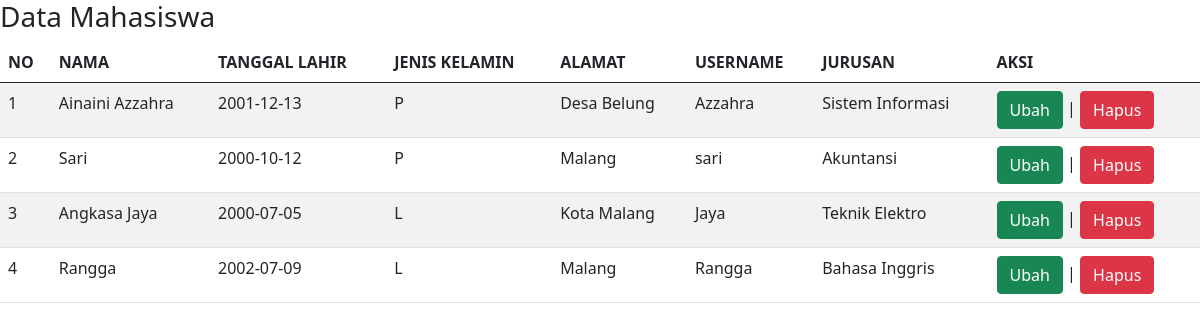
Screenshot of /tampil_mahasiswa.php with the database file from the repository.
### tables this page shows
CREATE TABLE `mahasiswa` (
  `id_mhs` int(11) NOT NULL,
  `nama` varchar(100) NOT NULL,
  `tanggal_lahir` date NOT NULL,
  `jenis_kelamin` enum('L','P') NOT NULL,
  `alamat` text NOT NULL,
  `username` varchar(255) DEFAULT NULL,
  `password` varchar(255) DEFAULT NULL,
  `id_jurusan` int(11) NOT NULL
);

CREATE TABLE `jurusan` (
  `id_jurusan` int(11) NOT NULL,
  `nama_jurusan` varchar(20) NOT NULL,
  `angkatan` int(20) NOT NULL
);

### tampil_mahasiswa.php (the view, shortened to what this page needs)
<!DOCTYPE html>
<html>
<head>
	<link href="https://cdn.jsdelivr.net/npm/bootstrap@5.0.2/dist/css/bootstrap.min.css" rel="stylesheet">
</head>
<body>
    <h3>Data Mahasiswa</h3>
    <table class="table table-hover table-striped">
    	<thead>
    		<tr>
    			<th>NO</th>
    			<th>NAMA</th>
    			<th>TANGGAL LAHIR</th>
    			<th>JENIS KELAMIN</th>
    			<th>ALAMAT</th>
    			<th>USERNAME</th>
    			<th>JURUSAN</th>
    			<th>AKSI</th>
    		</tr>
    	</thead>
    	<tbody>
    		<?php
    		include "koneksi.php";
    		$qry_mahasiswa=mysqli_query($conn,"select * from mahasiswa join jurusan on jurusan.id_jurusan=mahasiswa.id_jurusan");
    		$no=0;
    		while($dt_mahasiswa=mysqli_fetch_array($qry_mahasiswa)){
            $no++;?>
               <tr>
               	  <td><?=$no?></td> <td><?=$dt_mahasiswa['nama']?></td> <td><?=$dt_mahasiswa['tanggal_lahir']?></td> <td><?=$dt_mahasiswa['jenis_kelamin']?></td> <td><?=$dt_mahasiswa['alamat']?></td> <td><?=$dt_mahasiswa['username']?></td> <td><?=$dt_mahasiswa['nama_jurusan']?></td>
               	  <td><a href="ubah_mahasiswa.php?id_mhs=<?=$dt_mahasiswa['id_mhs']?>" class="btn btn-success">Ubah</a> | <a href="hapus_mahasiswa.php?id_mhs=<?=$dt_mahasiswa['id_mhs']?>" onclick="return confirm('Apakah anda yakin menghapus data ini?')" class="btn btn-danger">Hapus</a></td>
               </tr>
               <?php
    		   }
               ?>
    	</tbody>
    </table>
</body>
</html>

### rows the page displays
mahasiswa: nama "Ainaini Azzahra", tanggal_lahir "2001-12-13", jenis_kelamin "P", alamat "Desa Belung", username "Azzahra", id_jurusan.nama_jurusan "Sistem Informasi"
mahasiswa: nama "Sari", tanggal_lahir "2000-10-12", jenis_kelamin "P", alamat "Malang", username "sari", id_jurusan.nama_jurusan "Akuntansi"
mahasiswa: nama "Angkasa Jaya", tanggal_lahir "2000-07-05", jenis_kelamin "L", alamat "Kota Malang", username "Jaya", id_jurusan.nama_jurusan "Teknik Elektro"
mahasiswa: nama "Rangga", tanggal_lahir "2002-07-09", jenis_kelamin "L", alamat "Malang", username "Rangga", id_jurusan.nama_jurusan "Bahasa Inggris"
